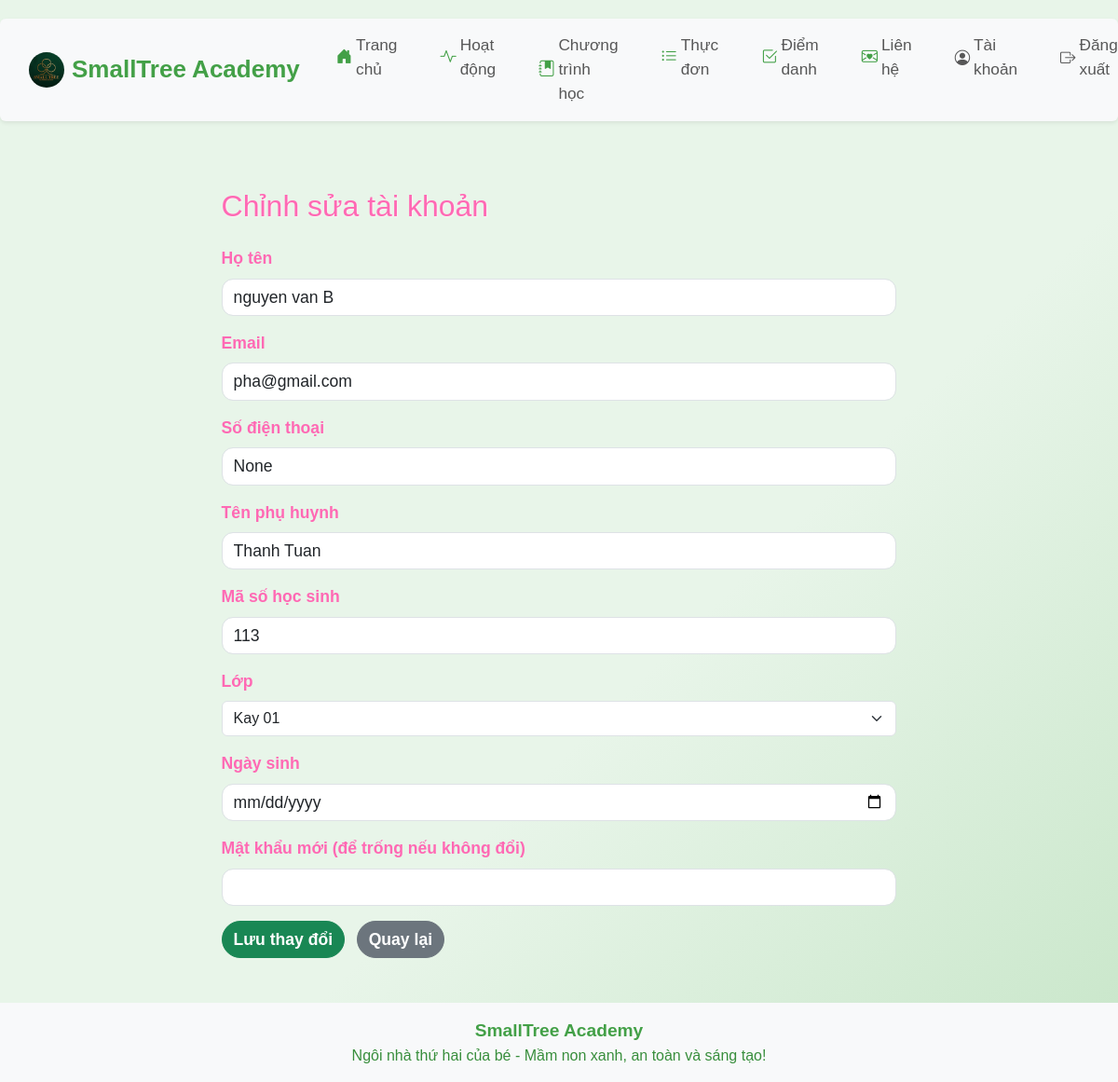
The page /accounts/2/edit?type=parent (signed in) on the database its author committed.
### app/models.py (models this page shows)
class Child(db.Model):
    id = db.Column(db.Integer, primary_key=True)
    name = db.Column(db.String(100), nullable=False)
    age = db.Column(db.Integer, nullable=False)
    parent_contact = db.Column(db.String(100), nullable=False)
    class_name = db.Column(db.String(100))
    birth_date = db.Column(db.String(20))
    status = db.Column(db.String(20), default='Chưa điểm danh')
    email = db.Column(db.String(100))
    phone = db.Column(db.String(20))
    password = db.Column(db.String(100))
    student_code = db.Column(db.String(20), unique=True, nullable=True)

### app/routes.py (the view, shortened to what this page needs)
@main.route('/accounts/<int:user_id>/edit', methods=['GET', 'POST'])
def edit_account(user_id):
    if session.get('role') != 'admin':
        return redirect_no_permission()
    user_type = request.args.get('type', 'parent')
    if user_type == 'teacher':
        user = Staff.query.get_or_404(user_id)
    else:
        user = Child.query.get_or_404(user_id)
    show_sensitive = session.get('role') == 'admin'
    masked_user = {
        'id': user.id,
        'name': user.name,
        'email': user.email if show_sensitive else 'Ẩn',
        'phone': user.phone if show_sensitive else 'Ẩn',
        'student_code': getattr(user, 'student_code', None) if show_sensitive else 'Ẩn',
        'class_name': getattr(user, 'class_name', None) if show_sensitive else 'Ẩn',
        'parent_contact': getattr(user, 'parent_contact', None) if show_sensitive else 'Ẩn',
        'position': getattr(user, 'position', None) if show_sensitive else 'Ẩn',
    }
    return render_template('edit_account.html', user=masked_user, type=user_type, title='Chỉnh sửa tài khoản')

### app/__init__.py (called while the page is built)
def create_app():
    app = Flask(__name__)
    app.config['SECRET_KEY'] = 'your-secret-key'
    app.config['SQLALCHEMY_DATABASE_URI'] = 'sqlite:///site.db'
    app.config['SQLALCHEMY_TRACK_MODIFICATIONS'] = False
    db.init_app(app)
    migrate = Migrate(app, db)
    csrf = CSRFProtect(app)
    @app.context_processor
    def inject_csrf_token():
        from flask_wtf.csrf import generate_csrf
        return dict(csrf_token=generate_csrf)
    from app.routes import main
    app.register_blueprint(main)
    return app

### app/templates/edit_account.html (shortened to what this page needs)
{% extends 'base.html' %}
{% block content %}
<div class="container mt-5">
    <h2 class="mb-4">Chỉnh sửa tài khoản</h2>
    <form method="post">
        <div class="mb-3">
            <label for="name" class="form-label">Họ tên</label>
            <input type="text" id="name" name="name" class="form-control" value="{{ user.name }}" required>
        </div>
        <div class="mb-3">
            <label for="email" class="form-label">Email</label>
            <input type="email" id="email" name="email" class="form-control" value="{{ user.email }}" {% if user.email == 'Ẩn' %}readonly style="background:#eee;"{% endif %} required>
        </div>
        <div class="mb-3">
            <label for="phone" class="form-label">Số điện thoại</label>
            <input type="text" id="phone" name="phone" class="form-control" value="{{ user.phone }}" {% if user.phone == 'Ẩn' %}readonly style="background:#eee;"{% endif %} required>
        </div>
        {% if type == 'parent' %}
        <div class="mb-3">
            <label for="parent_contact" class="form-label">Tên phụ huynh</label>
            <input type="text" id="parent_contact" name="parent_contact" class="form-control" value="{{ user.parent_contact }}" {% if user.parent_contact == 'Ẩn' %}readonly style="background:#eee;"{% endif %}>
        </div>
        <div class="mb-3">
            <label for="student_code" class="form-label">Mã số học sinh</label>
            <input type="text" id="student_code" name="student_code" class="form-control" value="{{ user.student_code }}" {% if user.student_code == 'Ẩn' %}readonly style="background:#eee;"{% endif %}>
        </div>
        <div class="mb-3">
            <label for="class_name" class="form-label">Lớp</label>
            <select class="form-select" id="class_name" name="class_name" required>
                <option value="Kay 01" {% if user.class_name == 'Kay 01' %}selected{% endif %}>Kay 01</option>
            </select>
        </div>
        <div class="mb-3">
            <label for="birth_date" class="form-label">Ngày sinh</label>
            <input type="date" id="birth_date" name="birth_date" class="form-control" value="{{ user.birth_date }}">
        </div>
        {% endif %}
        <div class="mb-3">
            <label for="password" class="form-label">Mật khẩu mới (để trống nếu không đổi)</label>
            <input type="password" id="password" name="password" class="form-control">
        </div>
        <button type="submit" class="btn btn-success">Lưu thay đổi</button>
        <a href="/accounts" class="btn btn-secondary ms-2">Quay lại</a>
    </form>
</div>
{% endblock %}

### app/static/css/style.css (style rules this page uses)
body { font-family: 'Comic Sans MS', 'Arial', sans-serif; background: linear-gradient(135deg, #e8f5e9 60%, #c8e6c9 100%); }
.container { width: 80%; margin: auto; overflow: hidden; }
h1, h2, h3 { color: #ff69b4; font-family: 'Comic Sans MS', 'Arial', sans-serif; text-shadow: 1px 1px 2px #fff0f5; }
.btn-primary, .btn-info, .btn-success, .btn-secondary { border-radius: 20px; font-weight: bold; font-size: 1.1em; }
.form-control, .form-label { border-radius: 12px; font-size: 1.1em; }
.form-label { color: #ff69b4; font-weight: bold; }

### rows shown on the page
Child: name "nguyen van B", email "pha@gmail.com", phone "None", parent_contact "Thanh Tuan", student_code "113", class_name "Kay 01"
